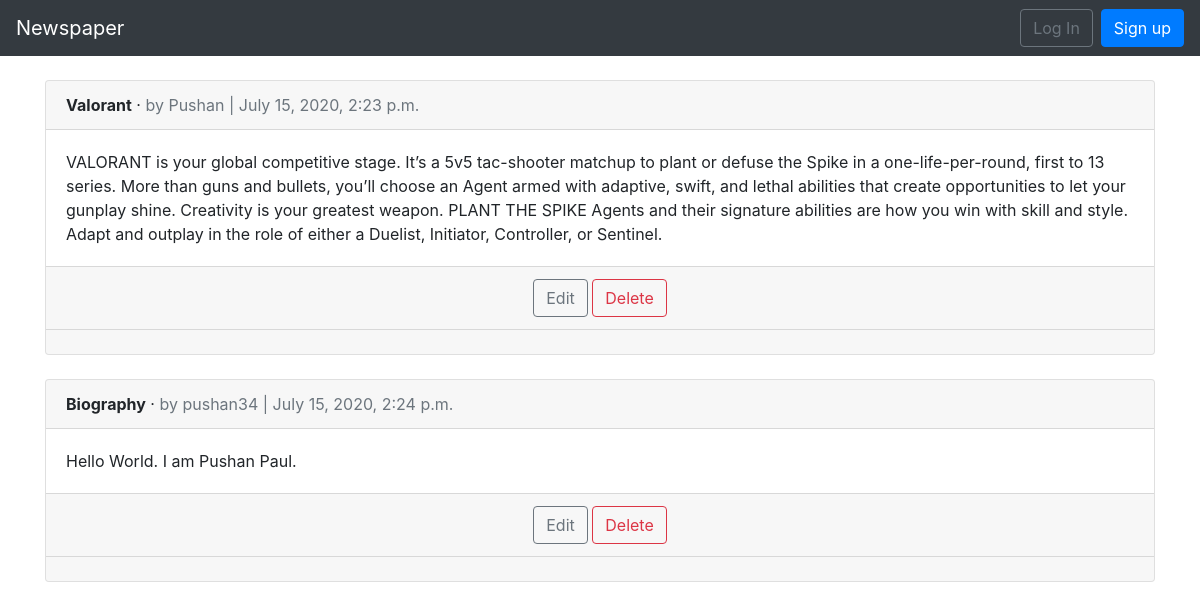
The app's page /articles/ with its own data.
### articles/models.py (models this page shows, shortened)
class Article(models.Model):
    title = models.CharField(max_length=255)
    body = models.TextField()
    date = models.DateTimeField(auto_now_add=True)
    author = models.ForeignKey(get_user_model(),on_delete=models.CASCADE,)

### users/models.py (models this page shows)
class CustomUser(AbstractUser):
    age = models.PositiveIntegerField(null=True, blank=True)

### articles/views.py (the view)
# urls.py: path('', ArticleListView.as_view(), name='article_list'),
class ArticleListView(ListView):
    model = Article
    template_name = 'article_list.html'

### templates/article_list.html (shortened to what this page needs)
{% extends 'base.html' %}
{% block content %}
{% for article in object_list %}
<div class="card">
<div class="card-header">
<span class="font-weight-bold">{{ article.title }}</span> &middot;
<span class="text-muted">by {{ article.author }} |
{{ article.date }}</span>
</div>
<div class="card-body">
{{ article.body }}
</div>
<div class="card-footer text-center text-muted">
<a href="{% url 'article_edit' article.pk %}"><button type="button" class="btn btn-outline-secondary">Edit</button></a>
<a href="{% url 'article_delete' article.pk %}"><button type="button" class="btn btn-outline-danger">Delete</button></a>
</div>
<div class="card-footer">
</div>
</div>
<br />
{% endfor %}
{% endblock content %}

### templates/base.html (shortened to what this page needs)
<!doctype html>
<html lang="en">
<head>
<link rel="stylesheet"
href="https://stackpath.bootstrapcdn.com/bootstrap/4.1.3/css/\
bootstrap.min.css"
integrity="sha384-MCw98/SFnGE8fJT3GXwEOngsV7Zt27NXFoaoApmYm81i\
uXoPkFOJwJ8ERdknLPMO"
crossorigin="anonymous">
</head>
<body>
<nav class="navbar navbar-expand-md navbar-dark bg-dark mb-4">
<a class="navbar-brand" href="{% url 'home' %}">Newspaper</a>
<div class="collapse navbar-collapse" id="navbarCollapse">
{% if user.is_authenticated %}
<ul class="navbar-nav ml-auto">
<li class="nav-item">
<a class="nav-link dropdown-toggle" href="#" id="userMenu"
data-toggle="dropdown" aria-haspopup="true"
aria-expanded="false">
{{ user.username }}
</a>
<div class="dropdown-menu dropdown-menu-right"
aria-labelledby="userMenu">
{% if user.is_authenticated %}
<a class="dropdown-item"
href="{% url 'article_new'%}">Create a new Article</a>
<div class="dropdown-divider"></div>
{% endif %}
<a class="dropdown-item"
href="{% url 'password_change'%}">Change password</a>
<div class="dropdown-divider"></div>
<a class="dropdown-item" href="{% url 'logout' %}">
Log Out</a>
</div>
</li>
</ul>
{% else %}
<form class="form-inline ml-auto">
<a href="{% url 'login' %}" class="btn btn-outline-secondary">
Log In</a>
<a href="{% url 'signup' %}" class="btn btn-primary ml-2">
Sign up</a>
</form>
{% endif %}
</div>
</nav>
<div class="container">
{% block content %}
{% endblock content %}
</div>
</body>
</html>

### records on screen
Article: title "Valorant", author "Pushan", date "July 15, 2020, 2:23 p.m.", body "VALORANT is your global competitive stage. It’s a 5v5 tac-shooter matchup to plant or defuse the Spike in a one-life-per-round, first to 13 series. More than guns and bullets, you’ll choose an Agent armed with adaptive, swift, and lethal abilities that create opportunities to let your gunplay shine. Creativity is your greatest weapon. PLANT THE SPIKE Agents and their signature abilities are how you win with skill and style. Adapt and outplay in the role of either a Duelist, Initiator, Controller, or Sentinel."
Article: title "Biography", author "pushan34", date "July 15, 2020, 2:24 p.m.", body "Hello World. I am Pushan Paul."
